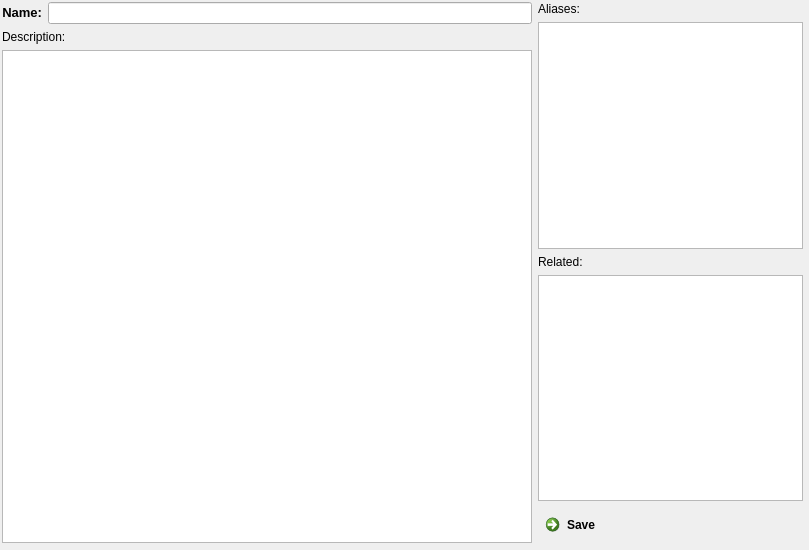
<?xml version="1.0" encoding="UTF-8"?>
<ui version="4.0">
 <class>Form</class>
 <widget class="QWidget" name="Form">
  <property name="geometry">
   <rect>
    <x>0</x>
    <y>0</y>
    <width>809</width>
    <height>550</height>
   </rect>
  </property>
  <property name="windowTitle">
   <string>Form</string>
  </property>
  <widget class="QWidget" name="">
   <property name="geometry">
    <rect>
     <x>2</x>
     <y>2</y>
     <width>801</width>
     <height>541</height>
    </rect>
   </property>
   <layout class="QHBoxLayout" name="horizontalLayout_2" stretch="2,1">
    <item>
     <layout class="QVBoxLayout" name="verticalLayout_5" stretch="0,1">
      <item>
       <layout class="QHBoxLayout" name="horizontalLayout" stretch="0,1">
        <item>
         <widget class="QLabel" name="lblName">
          <property name="sizePolicy">
           <sizepolicy hsizetype="Fixed" vsizetype="Fixed">
            <horstretch>0</horstretch>
            <verstretch>0</verstretch>
           </sizepolicy>
          </property>
          <property name="font">
           <font>
            <pointsize>10</pointsize>
            <weight>75</weight>
            <bold>true</bold>
           </font>
          </property>
          <property name="text">
           <string>Name:</string>
          </property>
          <property name="alignment">
           <set>Qt::AlignRight|Qt::AlignTrailing|Qt::AlignVCenter</set>
          </property>
          <property name="margin">
           <number>5</number>
          </property>
         </widget>
        </item>
        <item>
         <widget class="QLineEdit" name="txtName"/>
        </item>
       </layout>
      </item>
      <item>
       <layout class="QVBoxLayout" name="verticalLayout_4" stretch="0,1">
        <item>
         <widget class="QLabel" name="lblDesc">
          <property name="sizePolicy">
           <sizepolicy hsizetype="Fixed" vsizetype="Fixed">
            <horstretch>0</horstretch>
            <verstretch>0</verstretch>
           </sizepolicy>
          </property>
          <property name="text">
           <string>Description:</string>
          </property>
          <property name="margin">
           <number>5</number>
          </property>
         </widget>
        </item>
        <item>
         <widget class="QTextEdit" name="txtDesc"/>
        </item>
       </layout>
      </item>
     </layout>
    </item>
    <item>
     <layout class="QVBoxLayout" name="verticalLayout" stretch="0,1,0,1,0">
      <item>
       <widget class="QLabel" name="lblAliases">
        <property name="sizePolicy">
         <sizepolicy hsizetype="Fixed" vsizetype="Fixed">
          <horstretch>0</horstretch>
          <verstretch>0</verstretch>
         </sizepolicy>
        </property>
        <property name="text">
         <string>Aliases:</string>
        </property>
        <property name="margin">
         <number>5</number>
        </property>
       </widget>
      </item>
      <item>
       <widget class="QPlainTextEdit" name="txtAliases"/>
      </item>
      <item>
       <widget class="QLabel" name="lblRelated">
        <property name="sizePolicy">
         <sizepolicy hsizetype="Fixed" vsizetype="Fixed">
          <horstretch>0</horstretch>
          <verstretch>0</verstretch>
         </sizepolicy>
        </property>
        <property name="text">
         <string>Related:</string>
        </property>
        <property name="margin">
         <number>5</number>
        </property>
       </widget>
      </item>
      <item>
       <widget class="QPlainTextEdit" name="txtRelated"/>
      </item>
      <item>
       <widget class="QCommandLinkButton" name="btnSave">
        <property name="sizePolicy">
         <sizepolicy hsizetype="Minimum" vsizetype="Minimum">
          <horstretch>0</horstretch>
          <verstretch>0</verstretch>
         </sizepolicy>
        </property>
        <property name="text">
         <string>Save</string>
        </property>
        <property name="shortcut">
         <string>Ctrl+S</string>
        </property>
       </widget>
      </item>
     </layout>
    </item>
   </layout>
  </widget>
 </widget>
 <resources/>
 <connections/>
</ui>
